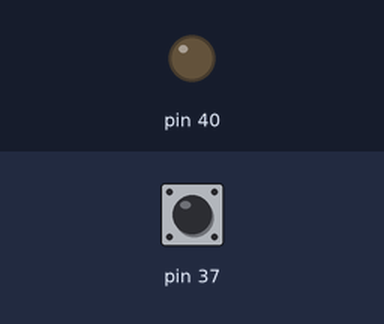
Recording of a program running on a simulated Raspberry Pi (header pin numbers). Shown: output pins drawn as LEDs (lit = HIGH). The inputs (shaded band) are chosen by the test bench; at power-on: pin 37 LOW.

Above: at 1.2 s.
1.3 s: pin 37 pulled HIGH for 0.15 s
At 1.37 s:
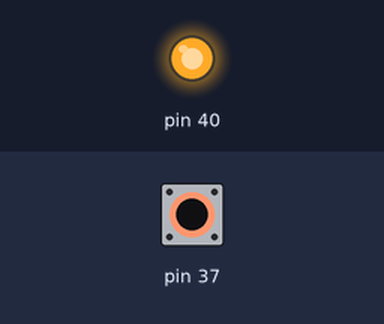
2.9 s: pin 37 pulled HIGH for 3.2 s
At 7.4 s:
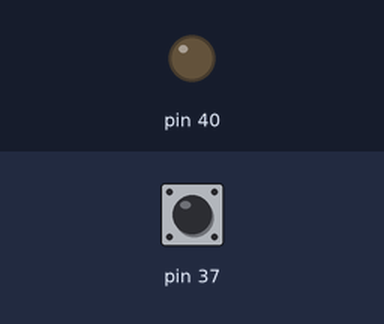
Timing chart, 0 to 8.9 s (numbered marks = the images above; inputs shaded):
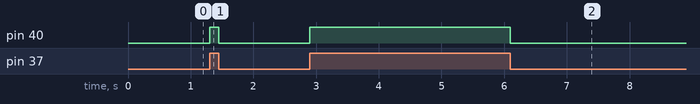

The program:

switch.py
```python
import RPi.GPIO as GPIO
import time

GPIO.setmode(GPIO.BOARD)
GPIO.setup(40,GPIO.OUT)
GPIO.setup(37,GPIO.IN, pull_up_down=GPIO.PUD_DOWN)
try:
        while True:
            if (GPIO.input(37))==1:
                GPIO.output(40,True)

            else:
                GPIO.output(40,False)

except:
        KeyboardInterrupt()
        GPIO.cleanup()
```

Measured:
- after the input at 1.3 s, pin 40: LOW → HIGH at once, → LOW 0.15 s later
- after the input at 2.9 s, pin 40: LOW → HIGH at once, → LOW 3.2 s later
